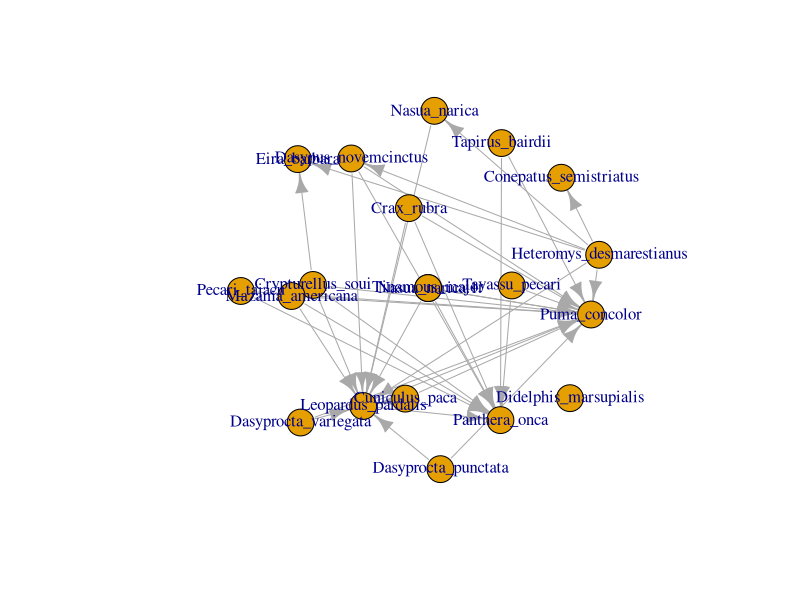

Write the R code that produced this figure.
##This script is for analyzing camera trap data from RET project
# Author: Annie Finneran
# Start Date: July 5th, 2023
# Last Edited: July 5th, 2023
################################################################################################################################################


#bring in data from wildlife insights and prep for analysis
#camera locations and names
deployments_raw <- read.csv("Data/CT_data/deployments.csv")
#subset to what we want
deployments <- deployments_raw[,c(1,2)]

#image data
images_raw <- read.csv("Data/CT_data/images.csv")
#subset to what we want 
images <- images_raw[,c(2,4,9,10,11,12,13,14,16)]

#bring in data about sites 
site_info_raw <- read.csv("Data/Site_Data.csv")
#subset to what we want 
site_info <- site_info_raw[,c(3,4,7,8,9,10,11)]

#combine variables into single dataframe for analysis 
camera_df_prep <- merge(deployments, images, by="deployment_id")
camera_df <- merge(camera_df_prep, site_info, by="deployment_id")



##STATISTICAL TESTS 

# # OF DIFFERENT SPECIES#####
# applying aggregate function
sites_species_summary <- aggregate(species~deployment_id,camera_df, function(x) length(unique(x)))
summary_with_land_data <- merge(sites_species_summary,site_info,by="deployment_id")
# stat test for number of unique species 
t.test(species ~ Forest_Type, data = summary_with_land_data, var.equal = TRUE)
#significant at p=0.1, with higher mean in old growth 
#look if sampling group mattered
t.test(species ~ group, data = summary_with_land_data, var.equal = TRUE)
#hmmm similar result as above, so need to find a way to control for this in the future

###### of IMAGEs######
sites_images_summary <- aggregate(filename~deployment_id,camera_df, function(x) length(unique(x)))
images_summary_with_land_data <- merge(sites_images_summary,site_info,by="deployment_id")
t.test(filename ~ Forest_Type, data = images_summary_with_land_data , var.equal = TRUE)
#significant at the 0.01 level, with a lot more images seen in the old growth forests
#look if sampling group mattered
t.test(filename ~ group, data = images_summary_with_land_data, var.equal = TRUE)
#not significant woohooo, this makes me feel better

#CARNIOVRES
carnviores <- subset(camera_df, order=="Carnivora")

#of species 
carnviores_summary <- aggregate(species~deployment_id,carnviores, function(x) length(unique(x)))
carnivores_summary_with_land_data <- merge(carnviores_summary,site_info,by="deployment_id")
# stat test for number of unique species 
t.test(species ~ Forest_Type, data = carnivores_summary_with_land_data, var.equal = TRUE)
#not significant
#by group
t.test(species ~ group, data = carnivores_summary_with_land_data, var.equal = TRUE)
#not significant

#of images
c_images_summary <- aggregate(filename~deployment_id,carnviores, function(x) length(unique(x)))
Cimages_summary_with_land_data <- merge(c_images_summary,site_info,by="deployment_id")
t.test(filename ~ Forest_Type, data = Cimages_summary_with_land_data , var.equal = TRUE)
#not significant 
#by group
t.test(filename ~ group, data = Cimages_summary_with_land_data , var.equal = TRUE)
#signifcant at the 0.1 level, with more in group 2

###CATS!###
cats <- subset(camera_df, family=="Felidae")
#of species 
cats_summary <- aggregate(species~deployment_id,cats, function(x) length(unique(x)))
cats_summary_with_land_data <- merge(cats_summary,site_info,by="deployment_id")
# stat test for number of unique species 
t.test(species ~ Forest_Type, data = cats_summary_with_land_data, var.equal = TRUE)
#not significant
#by group
t.test(species ~ group, data = cats_summary_with_land_data, var.equal = TRUE)
#signficant at the 0.05 level with more in group 1

#of images
cats_images_summary <- aggregate(filename~deployment_id,cats, function(x) length(unique(x)))
Catsimages_summary_with_land_data <- merge(cats_images_summary,site_info,by="deployment_id")
t.test(filename ~ Forest_Type, data = Catsimages_summary_with_land_data , var.equal = TRUE)
#not significant 
#by group
t.test(filename ~ group, data = Catsimages_summary_with_land_data , var.equal = TRUE)
#not significant



##PECCARIES####
peccary <- subset(camera_df, genus=="Pecari" | genus=="Tayassu")
#of images
peccary_images_summary <- aggregate(filename~deployment_id,peccary, function(x) length(unique(x)))
peccary_images_summary_with_land_data <- merge(peccary_images_summary,site_info,by="deployment_id")
t.test(filename ~ Forest_Type, data = peccary_images_summary_with_land_data , var.equal = TRUE)
#signficant at p=0.05, with more in the old growth forest
#by group
t.test(filename ~ group, data = peccary_images_summary_with_land_data , var.equal = TRUE)
#not significant


###Food Web Visualizations
library(igraph)

# create data:
predator_prey_raw <- read.csv("Data/Predator_Prey.csv",sep=",")
#remove rownames 
predator_prey <- predator_prey_raw[,-1]
predator_prey <- data.matrix(predator_prey)
rownames(predator_prey) <- predator_prey_raw$X
predator_prey

#create network
network <- graph_from_adjacency_matrix(predator_prey)

plot(network, layout=layout.sphere)
